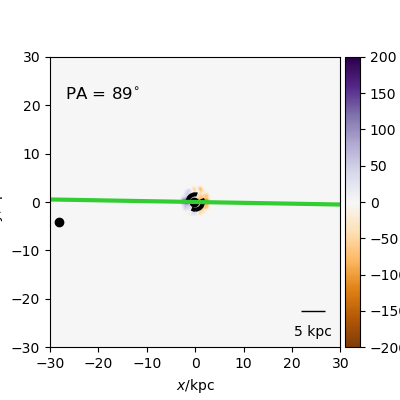

Write Python code to recreate this figure.
#galaxy 154 Ray's stellar velocity code
import pynbody
import numpy as np
import pynbody.plot.sph as sph
import matplotlib.pyplot as plt
from pynbody_velmaps.scripts.plot_manga_velmaps import *
from pynbody_velmaps.position_angles import *

filename='/mnt/data0/jillian/gguaman/r154/cosmo25p.768sg1bwK1BHe75.007779'
redshift=0.01
image_width=60

stellar_map, stellar_pa, ax = plot_manga_map(filename, redshift, "star", weights="mass", image_width=image_width, orientation="sideon", cmap='PuOr', vmin=-200, vmax=200)

plt.show()
plt.savefig("galaxy154_StelVelR.png")
